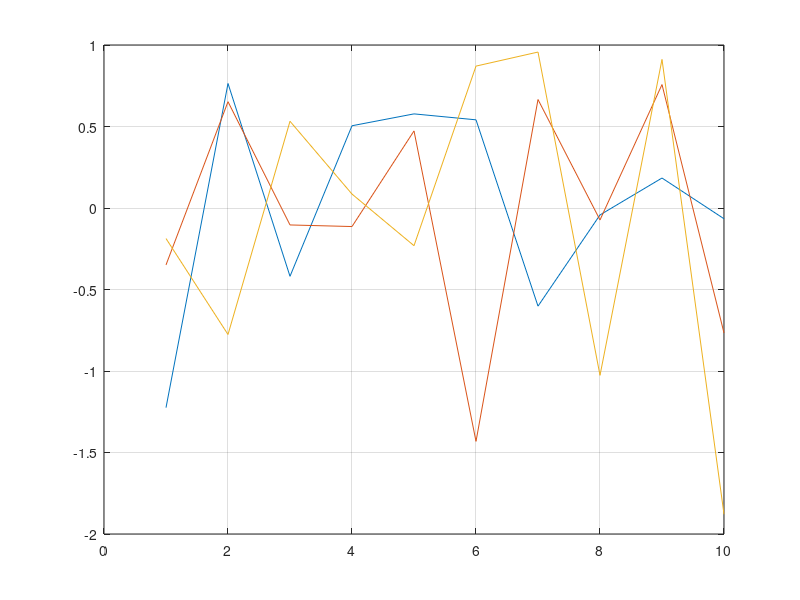

Here is the MATLAB script that generated this plot: (Note: this script raises an error after producing the figure.)


close all;  clear;  clc;



x = 1:1:10;
    x = x(:);

rng( 0 );
    y = randn( numel(x), 3 );

figure( ); ...
    plot( x, y );  grid on;



color_maps = { 'Blues', 'Greens', 'Oranges' };

for frequency_index = 1:1:3

    OFFSET = 3;
        cmap = slanCM( color_maps{ frequency_index }, numel( 4 ) + OFFSET );
            cmap(1:OFFSET, :) = [ ];
                cmap_vectors( frequency_index, :, :, : ) = flipud( cmap );

end


figure( ); ...
    plot( x, y );
        colororder( cmap_vectors )
